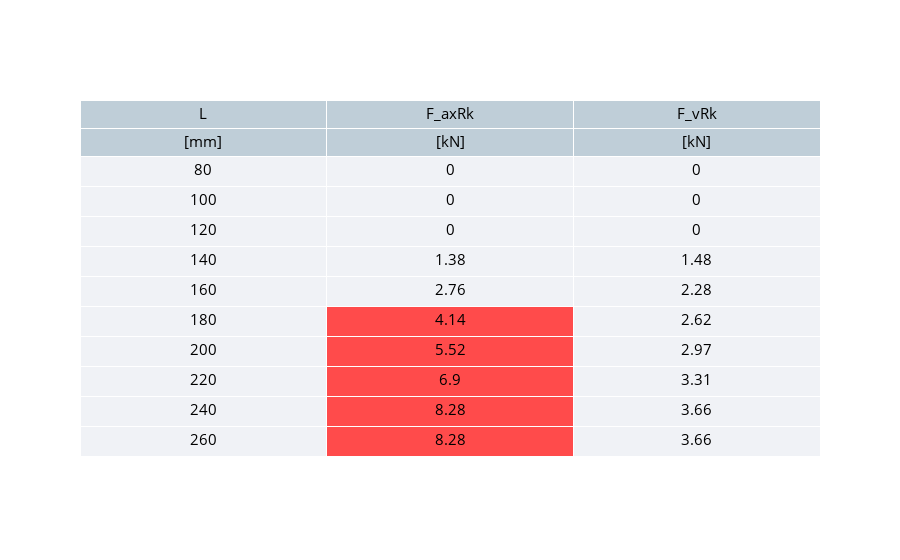

Notebook code for this chart:
### Markdown cell above
Um die Farben der einzelnen Zellen individuell anzusprechen, muss zunächst für jede Spalte eine Liste erstellt werden. Diese Liste muss dann für jede Zelle eine Farbe enthalten. 

Dies wird mit einer Schleife und einer if-Abfrage umgesetzt, bei der die Einwirkung nacheinander mit der Tragfähigkeit gegenübergestellt wird und entsprechend eine Farbe mit der *append-Funktion* in die Liste angehängt wird. Nachdem die Listen mit den Farben befüllt sind, kann die Tabelle erzeugt werden. 

Werden die Eingabewerte der Einwirkungen geändert, aktualisiert sich die Farbgebung der Tabelle automatisch, sodass eine interaktive Nutzung der Tabelle erzeugt wird.

### Code cell
##Einwirkung
F_td = 4 #kN
F_vd = 5 #kN

##Tabelle
L_t_fill2 = []
L_t_fill3 = []   

#Farben
light_grey = '#f0f2f6'
grey = '#bfced8'
dark_grey = 'lightslategrey'
red = '#ff4b4b'

#Dictionaries
dict_header={'values':[('L','[mm]'),  ('F_axRk','[kN]'), ('F_vRk','[kN]')],
            'align':'center','font':{'size':15, 'color':'black'}, 'fill_color':grey, 'line_color':'white'}

dict_cells={'values':[L_L,  L_axial, L_scher],
           'height':30,'font':{'size':15, 'color':'black'}, 'fill_color':[light_grey, L_t_fill2, L_t_fill3]}

#Schleife für Farbgebung
for i in range(len(L_L)):
    if L_axial[i] < F_td:
        dict_cells['fill_color'][1].append(light_grey)
    else: 
        dict_cells['fill_color'][1].append(red)        
        
    if L_scher[i] < F_vd:
        dict_cells['fill_color'][2].append(light_grey)
    else: 
        dict_cells['fill_color'][2].append(dark_grey)   
        
#Initiieren eines Figure-Objektes
tabelle = go.Figure()

#Hinzufügen einer Tabelle
tabelle.add_traces([go.Table(header=dict_header, cells=dict_cells)])

### Figure 1 — Plotly figure (JSON) as saved in the notebook; plotly's stock layout.template omitted (floating-point values rounded to 4 significant figures)
{"data": [{"cells": {"fill": {"color": ["#f0f2f6", ["#f0f2f6", "#f0f2f6", "#f0f2f6", "#f0f2f6", "#f0f2f6", "#ff4b4b", "#ff4b4b", "#ff4b4b", "#ff4b4b", "#ff4b4b"], ["#f0f2f6", "#f0f2f6", "#f0f2f6", "#f0f2f6", "#f0f2f6", "#f0f2f6", "#f0f2f6", "#f0f2f6", "#f0f2f6", "#f0f2f6"]]}, "font": {"color": "black", "size": 15}, "height": 30, "values": [[80, 100, 120, 140, 160, 180, 200, 220, 240, 260], [0, 0, 0, 1.38, 2.76, 4.14, 5.52, 6.9, 8.28, 8.28], [0, 0, 0, 1.48, 2.28, 2.62, 2.97, 3.31, 3.66, 3.66]]}, "header": {"align": "center", "fill": {"color": "#bfced8"}, "font": {"color": "black", "size": 15}, "line": {"color": "white"}, "values": [["L", "[mm]"], ["F_axRk", "[kN]"], ["F_vRk", "[kN]"]]}, "type": "table"}], "layout": {}}
